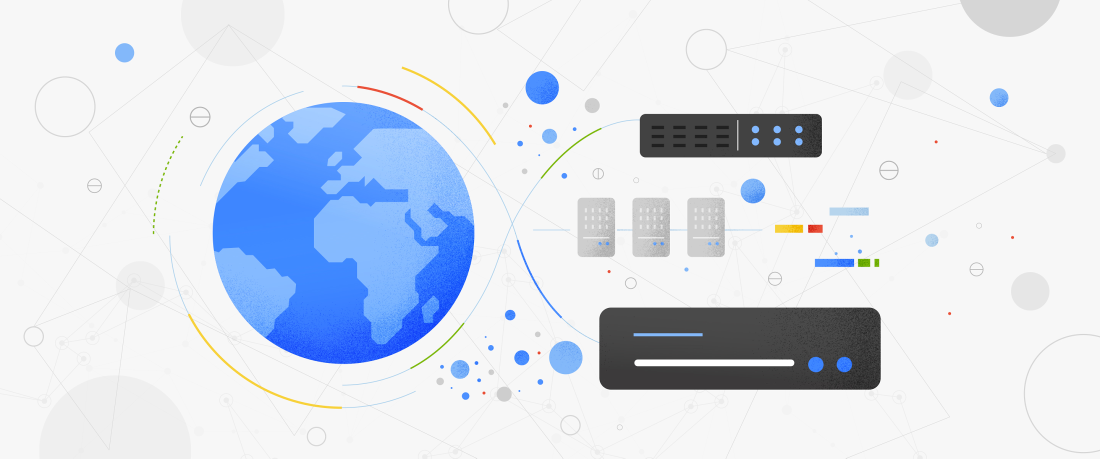
#> input picture projects/alloydb-autoscaler/resources/hero-image.jpg, 2200 x 917 px (shown at 1/2 size)
$ python -i convert_coco_segmentation.nb.py   (imports and definitions only)
#> lines starting #> are read from the running program, lines starting #| are printed output that depends on the picture
# ---
# jupyter:
#   jupytext:
#     text_representation:
#       extension: .py
#       format_name: percent
#       format_version: '1.3'
#       jupytext_version: 1.18.1
#   kernelspec:
#     display_name: Python 3
#     name: python3
# ---

# %% [markdown] id="yky13k5-MpJQ"
# # Convert COCO Segmentation Dataset to Vertex AI Segmentation
#
# Contributors: michaelmenzel@google.com

# %%
"""
Copyright 2024 Google LLC

Licensed under the Apache License, Version 2.0 (the "License");
you may not use this file except in compliance with the License.
You may obtain a copy of the License at

    https://www.apache.org/licenses/LICENSE-2.0

Unless required by applicable law or agreed to in writing, software
distributed under the License is distributed on an "AS IS" BASIS,
WITHOUT WARRANTIES OR CONDITIONS OF ANY KIND, either express or implied.
See the License for the specific language governing permissions and
limitations under the License.
"""

# %% cellView="form" id="U1_Pz3T4gPky"
# @title Parameters & Authenticate
ANNOTATION_FILE = "gs://visual-inspection-demo-datasets-us-central1/car-damage-coco-segmentation-kaggle/train/COCO_train_annos.json"  # @param {type:"string"}
TARGET_BUCKET = "gs://visual-inspection-demo-datasets-us-central1/car-damage-coco-segmentation-kaggle/train"  # @param {type:"string"}

import sys

# [4 lines not run here, left out]

# %% cellView="form" colab={"base_uri": "https://localhost:8080/"} id="I14kn32rxX5w" outputId="0c5f243b-aff7-4267-c3f7-bbfbd8a0ae68"
# @title Load Annotations
# ! gcloud storage cp $ANNOTATION_FILE .

import json
import os

# [2 lines not run here, left out]

# %% cellView="form" id="pKtahUNzNv6R"
# @title Helpers
import io

import numpy as np
from google.cloud import storage
from PIL import Image


def get_gcs_image_size(image_url):
    """Get the size of an image in Google Cloud Storage.

    Args:
      image_url: The gs:// url of the image.

    Returns:
      A tuple containing the width and height of the image in pixels.
    """

    # Initialize client that will be used to send requests. This client only needs to be created
    # once, and can be reused for multiple requests.
    storage_client = storage.Client()

    # Get the image from the bucket.
    bucket = storage_client.bucket(image_url.split("//")[1].split("/")[0])
    blob = bucket.blob("/".join(image_url.split("//")[1].split("/")[1:]))
    image_bytes = blob.download_as_bytes()

    # Open the image using Pillow.
    image = Image.open(io.BytesIO(image_bytes))

    # Return the width and height of the image.
    return image.size


def construct_img_path(img):
    return os.path.join(os.path.dirname(ANNOTATION_FILE), img)


def clip_float(float_nbr, min_val=0, max_val=1):
    return max(min(float_nbr, max_val), min_val)


def format_float(float_nbr, precision=7):
    return float(np.format_float_positional(float_nbr, precision=precision))

# %% cellView="form" colab={"base_uri": "https://localhost:8080/"} id="3_Efnl6CyxVE" outputId="297add10-14ca-4f46-cc45-34a1af8f506f"
# @title Convert Annotations


from tqdm import tqdm

vai_annotations = []
# [3 lines that did not run here, left out]

# [3 lines not run here, left out]

# [1 line that did not run here, left out]

# [32 lines not run here, left out]

# ! gcloud storage cp 'vertexai_car_damage_segmentation_polygon.jsonl' $TARGET_BUCKET

>>> import cv2
>>> picture = cv2.imread('../../../../../alloydb-autoscaler/resources/hero-image.jpg', cv2.IMREAD_GRAYSCALE)
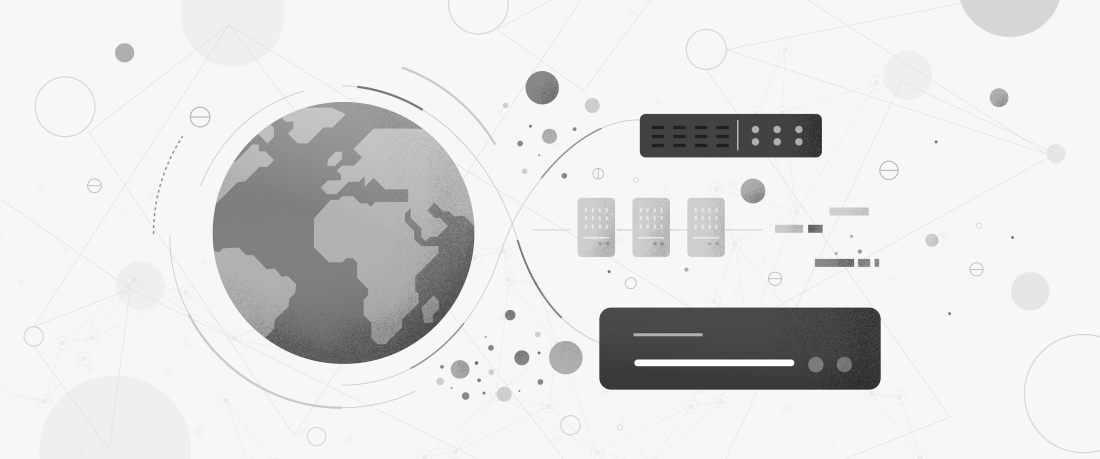
#> picture: shape (917, 2200) (shown at 1/2 size); min 12, max 255, mean 223.1
#> (the run stopped early here; a loop or call above may not have finished)
